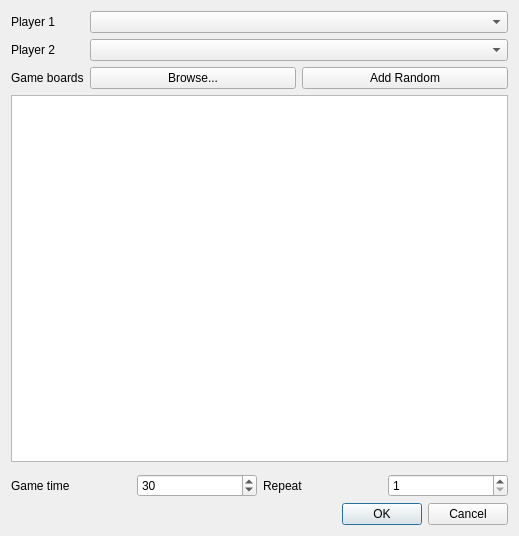
<?xml version="1.0" encoding="UTF-8"?>
<ui version="4.0">
 <class>NewGameDialog</class>
 <widget class="QDialog" name="NewGameDialog">
  <property name="geometry">
   <rect>
    <x>0</x>
    <y>0</y>
    <width>519</width>
    <height>536</height>
   </rect>
  </property>
  <property name="windowTitle">
   <string>Dialog</string>
  </property>
  <layout class="QFormLayout" name="formLayout_2">
   <property name="fieldGrowthPolicy">
    <enum>QFormLayout::AllNonFixedFieldsGrow</enum>
   </property>
   <item row="0" column="0">
    <widget class="QLabel" name="label_2">
     <property name="text">
      <string>Player 1</string>
     </property>
    </widget>
   </item>
   <item row="0" column="1">
    <widget class="QComboBox" name="player1ComboBox"/>
   </item>
   <item row="4" column="0">
    <widget class="QLabel" name="label_3">
     <property name="text">
      <string>Player 2</string>
     </property>
    </widget>
   </item>
   <item row="4" column="1">
    <widget class="QComboBox" name="player2ComboBox"/>
   </item>
   <item row="7" column="0">
    <widget class="QLabel" name="label_4">
     <property name="text">
      <string>Game boards</string>
     </property>
    </widget>
   </item>
   <item row="7" column="1">
    <layout class="QHBoxLayout" name="horizontalLayout">
     <item>
      <widget class="QPushButton" name="browseButton">
       <property name="text">
        <string>Browse...</string>
       </property>
      </widget>
     </item>
     <item>
      <widget class="QPushButton" name="randomButton">
       <property name="text">
        <string>Add Random</string>
       </property>
      </widget>
     </item>
    </layout>
   </item>
   <item row="8" column="0" colspan="2">
    <widget class="QListWidget" name="boardListWidget"/>
   </item>
   <item row="10" column="1">
    <layout class="QFormLayout" name="formLayout"/>
   </item>
   <item row="12" column="0" colspan="2">
    <layout class="QHBoxLayout" name="horizontalLayout_2">
     <item>
      <widget class="QLabel" name="label_5">
       <property name="text">
        <string>Game time</string>
       </property>
      </widget>
     </item>
     <item>
      <widget class="QSpinBox" name="gameTimeSpinBox">
       <property name="minimum">
        <number>5</number>
       </property>
       <property name="maximum">
        <number>300</number>
       </property>
       <property name="value">
        <number>30</number>
       </property>
      </widget>
     </item>
     <item>
      <widget class="QLabel" name="label_6">
       <property name="text">
        <string>Repeat</string>
       </property>
      </widget>
     </item>
     <item>
      <widget class="QSpinBox" name="repeatSpinBox">
       <property name="minimum">
        <number>1</number>
       </property>
       <property name="maximum">
        <number>200</number>
       </property>
      </widget>
     </item>
    </layout>
   </item>
   <item row="13" column="1">
    <widget class="QDialogButtonBox" name="buttonBox">
     <property name="orientation">
      <enum>Qt::Horizontal</enum>
     </property>
     <property name="standardButtons">
      <set>QDialogButtonBox::Cancel|QDialogButtonBox::Ok</set>
     </property>
    </widget>
   </item>
  </layout>
 </widget>
 <resources/>
 <connections>
  <connection>
   <sender>buttonBox</sender>
   <signal>accepted()</signal>
   <receiver>NewGameDialog</receiver>
   <slot>accept()</slot>
   <hints>
    <hint type="sourcelabel">
     <x>248</x>
     <y>254</y>
    </hint>
    <hint type="destinationlabel">
     <x>157</x>
     <y>274</y>
    </hint>
   </hints>
  </connection>
  <connection>
   <sender>buttonBox</sender>
   <signal>rejected()</signal>
   <receiver>NewGameDialog</receiver>
   <slot>reject()</slot>
   <hints>
    <hint type="sourcelabel">
     <x>316</x>
     <y>260</y>
    </hint>
    <hint type="destinationlabel">
     <x>286</x>
     <y>274</y>
    </hint>
   </hints>
  </connection>
  <connection>
   <sender>randomButton</sender>
   <signal>clicked()</signal>
   <receiver>NewGameDialog</receiver>
   <slot>OnAddRandomBoard()</slot>
   <hints>
    <hint type="sourcelabel">
     <x>345</x>
     <y>109</y>
    </hint>
    <hint type="destinationlabel">
     <x>214</x>
     <y>218</y>
    </hint>
   </hints>
  </connection>
 </connections>
 <slots>
  <slot>OnAddRandomBoard()</slot>
 </slots>
</ui>
